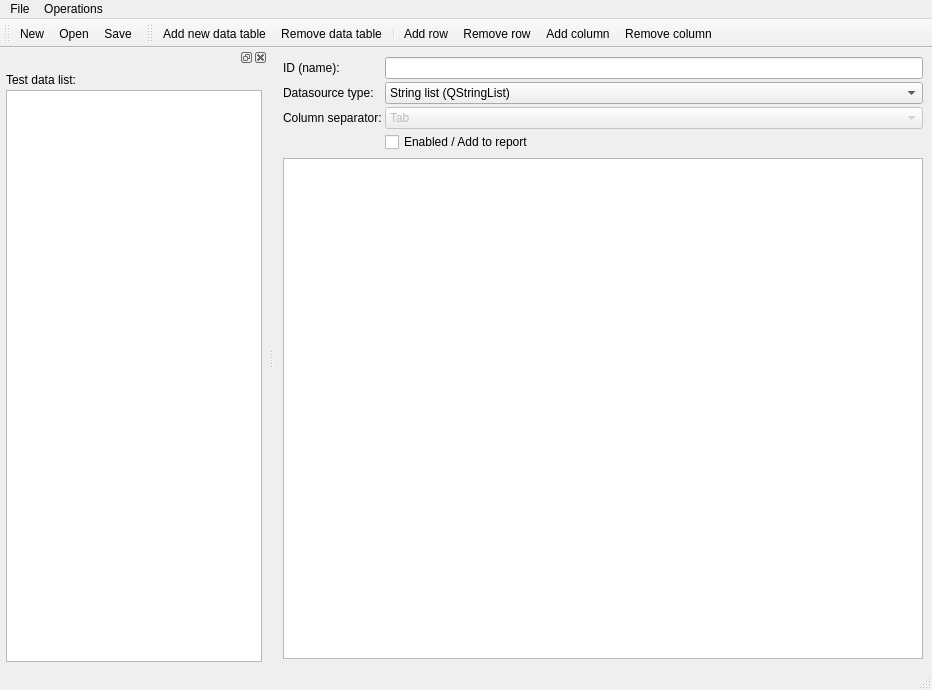
<?xml version="1.0" encoding="UTF-8"?>
<ui version="4.0">
 <class>NCRDTestDataWindowUI</class>
 <widget class="QMainWindow" name="NCRDTestDataWindowUI">
  <property name="geometry">
   <rect>
    <x>0</x>
    <y>0</y>
    <width>932</width>
    <height>690</height>
   </rect>
  </property>
  <property name="windowTitle">
   <string>Test data editor</string>
  </property>
  <property name="windowIcon">
   <iconset resource="designer.qrc">
    <normaloff>:/designer/images/testdata.png</normaloff>:/designer/images/testdata.png</iconset>
  </property>
  <widget class="QWidget" name="centralwidget">
   <layout class="QVBoxLayout" name="verticalLayout" stretch="1,10">
    <item>
     <layout class="QFormLayout" name="centralLayout">
      <property name="horizontalSpacing">
       <number>3</number>
      </property>
      <property name="verticalSpacing">
       <number>3</number>
      </property>
      <item row="0" column="0">
       <widget class="QLabel" name="label">
        <property name="text">
         <string>ID (name):</string>
        </property>
       </widget>
      </item>
      <item row="0" column="1">
       <widget class="QLineEdit" name="id"/>
      </item>
      <item row="1" column="0">
       <widget class="QLabel" name="label_2">
        <property name="text">
         <string>Datasource type:</string>
        </property>
       </widget>
      </item>
      <item row="1" column="1">
       <widget class="QComboBox" name="comboType">
        <item>
         <property name="text">
          <string>String list (QStringList)</string>
         </property>
        </item>
        <item>
         <property name="text">
          <string>Item model (QStandardItemModel)</string>
         </property>
        </item>
        <item>
         <property name="text">
          <string>String parameter (QString)</string>
         </property>
        </item>
       </widget>
      </item>
      <item row="2" column="0">
       <widget class="QLabel" name="label_5">
        <property name="text">
         <string>Column separator:</string>
        </property>
       </widget>
      </item>
      <item row="2" column="1">
       <widget class="QComboBox" name="comboSeparator">
        <property name="enabled">
         <bool>false</bool>
        </property>
        <item>
         <property name="text">
          <string>Tab</string>
         </property>
        </item>
       </widget>
      </item>
      <item row="3" column="1">
       <widget class="QCheckBox" name="cbEnabled">
        <property name="text">
         <string>Enabled / Add to report</string>
        </property>
       </widget>
      </item>
     </layout>
    </item>
    <item>
     <widget class="QTableWidget" name="tableData"/>
    </item>
   </layout>
  </widget>
  <widget class="QMenuBar" name="menubar">
   <property name="geometry">
    <rect>
     <x>0</x>
     <y>0</y>
     <width>932</width>
     <height>23</height>
    </rect>
   </property>
   <widget class="QMenu" name="menuFile">
    <property name="title">
     <string>File</string>
    </property>
    <addaction name="actNew"/>
    <addaction name="actOpen"/>
    <addaction name="actSave"/>
    <addaction name="actSaveAs"/>
    <addaction name="separator"/>
    <addaction name="actClose"/>
   </widget>
   <widget class="QMenu" name="menuOperations">
    <property name="title">
     <string>Operations</string>
    </property>
    <addaction name="actAddData"/>
    <addaction name="actRemoveData"/>
    <addaction name="separator"/>
    <addaction name="actAddRow"/>
    <addaction name="actInsertRow"/>
    <addaction name="actRemoveRow"/>
    <addaction name="separator"/>
    <addaction name="actAddColumn"/>
    <addaction name="actInsertColumn"/>
    <addaction name="actRemoveColumn"/>
    <addaction name="separator"/>
    <addaction name="actLoadContent"/>
   </widget>
   <addaction name="menuFile"/>
   <addaction name="menuOperations"/>
  </widget>
  <widget class="QStatusBar" name="statusbar"/>
  <widget class="QToolBar" name="tbFile">
   <property name="windowTitle">
    <string>File toolbar</string>
   </property>
   <property name="iconSize">
    <size>
     <width>16</width>
     <height>16</height>
    </size>
   </property>
   <attribute name="toolBarArea">
    <enum>TopToolBarArea</enum>
   </attribute>
   <attribute name="toolBarBreak">
    <bool>false</bool>
   </attribute>
   <addaction name="actNew"/>
   <addaction name="actOpen"/>
   <addaction name="actSave"/>
  </widget>
  <widget class="QDockWidget" name="dwList">
   <attribute name="dockWidgetArea">
    <number>1</number>
   </attribute>
   <widget class="QWidget" name="dockWidgetContents">
    <layout class="QVBoxLayout">
     <property name="spacing">
      <number>3</number>
     </property>
     <property name="margin">
      <number>6</number>
     </property>
     <item>
      <widget class="QLabel" name="label_4">
       <property name="text">
        <string>Test data list:</string>
       </property>
      </widget>
     </item>
     <item>
      <widget class="QListView" name="listID"/>
     </item>
    </layout>
   </widget>
  </widget>
  <widget class="QToolBar" name="tbOperation">
   <property name="windowTitle">
    <string>Operations toolbar</string>
   </property>
   <property name="iconSize">
    <size>
     <width>16</width>
     <height>16</height>
    </size>
   </property>
   <attribute name="toolBarArea">
    <enum>TopToolBarArea</enum>
   </attribute>
   <attribute name="toolBarBreak">
    <bool>false</bool>
   </attribute>
   <addaction name="actAddData"/>
   <addaction name="actRemoveData"/>
   <addaction name="separator"/>
   <addaction name="actAddRow"/>
   <addaction name="actRemoveRow"/>
   <addaction name="actAddColumn"/>
   <addaction name="actRemoveColumn"/>
  </widget>
  <action name="actNew">
   <property name="icon">
    <iconset resource="designer.qrc">
     <normaloff>:/designer/images/filenew.png</normaloff>:/designer/images/filenew.png</iconset>
   </property>
   <property name="text">
    <string>&amp;New</string>
   </property>
   <property name="shortcut">
    <string>Ctrl+N</string>
   </property>
  </action>
  <action name="actOpen">
   <property name="icon">
    <iconset resource="designer.qrc">
     <normaloff>:/designer/images/fileopen.png</normaloff>:/designer/images/fileopen.png</iconset>
   </property>
   <property name="text">
    <string>&amp;Open</string>
   </property>
   <property name="toolTip">
    <string>Open test data file</string>
   </property>
   <property name="shortcut">
    <string>Ctrl+O</string>
   </property>
  </action>
  <action name="actSave">
   <property name="icon">
    <iconset resource="designer.qrc">
     <normaloff>:/designer/images/disk.png</normaloff>:/designer/images/disk.png</iconset>
   </property>
   <property name="text">
    <string>&amp;Save</string>
   </property>
   <property name="shortcut">
    <string>Ctrl+S</string>
   </property>
  </action>
  <action name="actSaveAs">
   <property name="text">
    <string>Save as...</string>
   </property>
  </action>
  <action name="actClose">
   <property name="text">
    <string>Close</string>
   </property>
  </action>
  <action name="actAddRow">
   <property name="icon">
    <iconset resource="designer.qrc">
     <normaloff>:/designer/images/table_row_insert.png</normaloff>:/designer/images/table_row_insert.png</iconset>
   </property>
   <property name="text">
    <string>Add row</string>
   </property>
   <property name="shortcut">
    <string>Ctrl+R</string>
   </property>
  </action>
  <action name="actInsertRow">
   <property name="text">
    <string>Insert row</string>
   </property>
   <property name="shortcut">
    <string>Ctrl+Shift+R</string>
   </property>
  </action>
  <action name="actRemoveRow">
   <property name="icon">
    <iconset resource="designer.qrc">
     <normaloff>:/designer/images/table_row_delete.png</normaloff>:/designer/images/table_row_delete.png</iconset>
   </property>
   <property name="text">
    <string>Remove row</string>
   </property>
   <property name="shortcut">
    <string>Ctrl+Del</string>
   </property>
  </action>
  <action name="actAddColumn">
   <property name="icon">
    <iconset resource="designer.qrc">
     <normaloff>:/designer/images/tab_add.png</normaloff>:/designer/images/tab_add.png</iconset>
   </property>
   <property name="text">
    <string>Add column</string>
   </property>
   <property name="shortcut">
    <string>Ctrl+C</string>
   </property>
  </action>
  <action name="actInsertColumn">
   <property name="text">
    <string>Insert column</string>
   </property>
  </action>
  <action name="actRemoveColumn">
   <property name="icon">
    <iconset resource="designer.qrc">
     <normaloff>:/designer/images/tab_delete.png</normaloff>:/designer/images/tab_delete.png</iconset>
   </property>
   <property name="text">
    <string>Remove column</string>
   </property>
   <property name="shortcut">
    <string>Ctrl+Shift+Del</string>
   </property>
  </action>
  <action name="actLoadContent">
   <property name="text">
    <string>Load content from file...</string>
   </property>
  </action>
  <action name="actAddData">
   <property name="icon">
    <iconset resource="designer.qrc">
     <normaloff>:/designer/images/table_add.png</normaloff>:/designer/images/table_add.png</iconset>
   </property>
   <property name="text">
    <string>Add new data table</string>
   </property>
  </action>
  <action name="actRemoveData">
   <property name="icon">
    <iconset resource="designer.qrc">
     <normaloff>:/designer/images/table_delete.png</normaloff>:/designer/images/table_delete.png</iconset>
   </property>
   <property name="text">
    <string>Remove data table</string>
   </property>
  </action>
 </widget>
 <tabstops>
  <tabstop>listID</tabstop>
  <tabstop>id</tabstop>
  <tabstop>comboType</tabstop>
  <tabstop>comboSeparator</tabstop>
  <tabstop>cbEnabled</tabstop>
  <tabstop>tableData</tabstop>
 </tabstops>
 <resources>
  <include location="designer.qrc"/>
 </resources>
 <connections/>
</ui>
